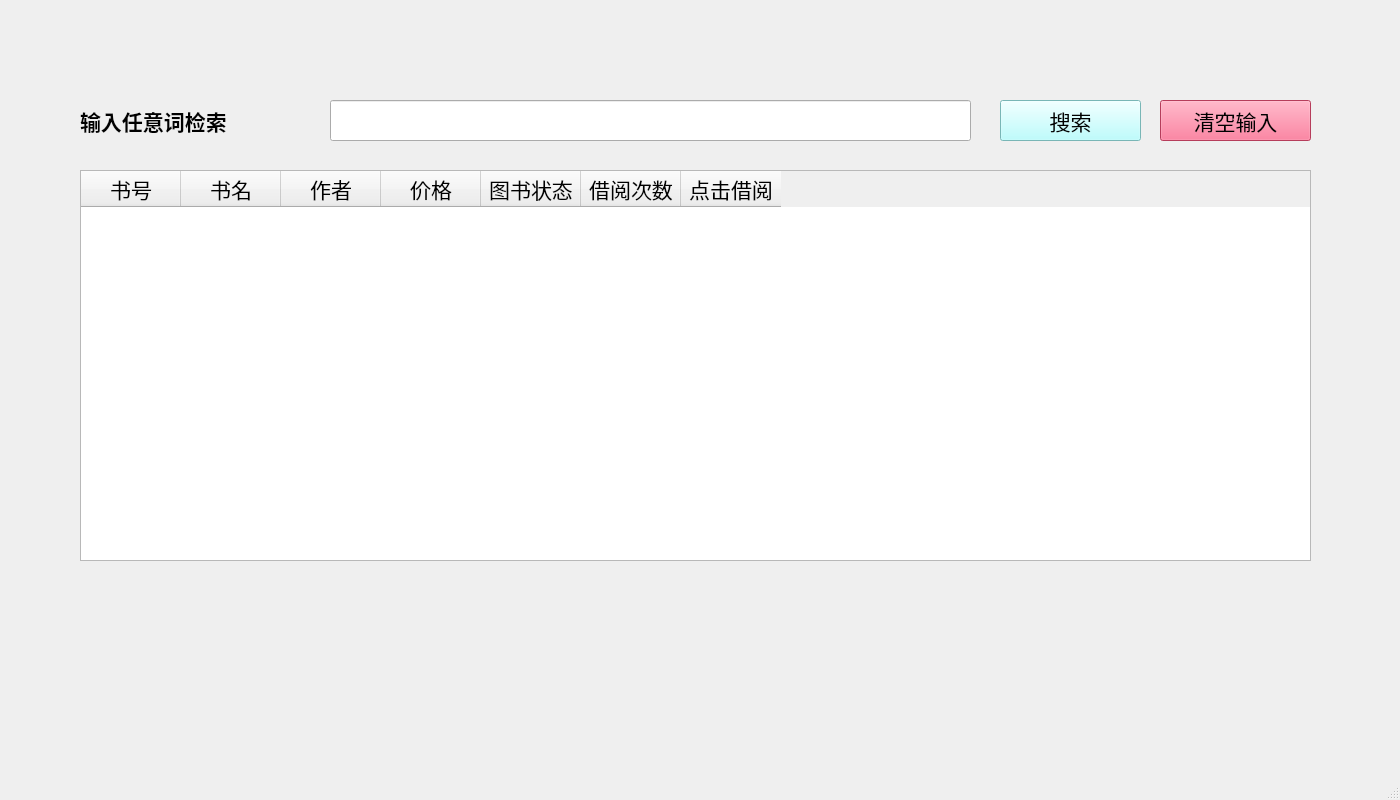
<?xml version="1.0" encoding="UTF-8"?>
<ui version="4.0">
 <class>BorrowWindow</class>
 <widget class="QMainWindow" name="BorrowWindow">
  <property name="geometry">
   <rect>
    <x>0</x>
    <y>0</y>
    <width>1400</width>
    <height>800</height>
   </rect>
  </property>
  <property name="font">
   <font>
    <family>宋体</family>
    <pointsize>16</pointsize>
   </font>
  </property>
  <property name="windowTitle">
   <string>书目检索</string>
  </property>
  <widget class="QWidget" name="centralwidget">
   <widget class="QLabel" name="label">
    <property name="geometry">
     <rect>
      <x>80</x>
      <y>100</y>
      <width>231</width>
      <height>41</height>
     </rect>
    </property>
    <property name="font">
     <font>
      <family>仿宋</family>
      <pointsize>16</pointsize>
      <weight>75</weight>
      <bold>true</bold>
     </font>
    </property>
    <property name="text">
     <string>输入任意词检索</string>
    </property>
   </widget>
   <widget class="QLineEdit" name="lineEdit">
    <property name="geometry">
     <rect>
      <x>330</x>
      <y>100</y>
      <width>641</width>
      <height>41</height>
     </rect>
    </property>
   </widget>
   <widget class="QPushButton" name="pushButton">
    <property name="geometry">
     <rect>
      <x>1000</x>
      <y>100</y>
      <width>141</width>
      <height>41</height>
     </rect>
    </property>
    <property name="font">
     <font>
      <family>宋体</family>
      <pointsize>16</pointsize>
     </font>
    </property>
    <property name="styleSheet">
     <string notr="true">background-color: rgb(170, 255, 255);
</string>
    </property>
    <property name="text">
     <string>搜索</string>
    </property>
   </widget>
   <widget class="QTableWidget" name="tableWidget">
    <property name="geometry">
     <rect>
      <x>80</x>
      <y>170</y>
      <width>1231</width>
      <height>391</height>
     </rect>
    </property>
    <column>
     <property name="text">
      <string>书号</string>
     </property>
    </column>
    <column>
     <property name="text">
      <string>书名</string>
     </property>
    </column>
    <column>
     <property name="text">
      <string>作者</string>
     </property>
    </column>
    <column>
     <property name="text">
      <string>价格</string>
     </property>
    </column>
    <column>
     <property name="text">
      <string>图书状态</string>
     </property>
    </column>
    <column>
     <property name="text">
      <string>借阅次数</string>
     </property>
    </column>
    <column>
     <property name="text">
      <string>点击借阅</string>
     </property>
     <property name="foreground">
      <brush brushstyle="NoBrush">
       <color alpha="255">
        <red>255</red>
        <green>0</green>
        <blue>0</blue>
       </color>
      </brush>
     </property>
    </column>
   </widget>
   <widget class="QPushButton" name="pushButton_2">
    <property name="geometry">
     <rect>
      <x>1160</x>
      <y>100</y>
      <width>151</width>
      <height>41</height>
     </rect>
    </property>
    <property name="font">
     <font>
      <family>宋体</family>
      <pointsize>16</pointsize>
     </font>
    </property>
    <property name="styleSheet">
     <string notr="true">background-color: rgb(255, 85, 127);
</string>
    </property>
    <property name="text">
     <string>清空输入</string>
    </property>
   </widget>
  </widget>
  <widget class="QMenuBar" name="menubar">
   <property name="geometry">
    <rect>
     <x>0</x>
     <y>0</y>
     <width>1400</width>
     <height>18</height>
    </rect>
   </property>
  </widget>
  <widget class="QStatusBar" name="statusbar"/>
 </widget>
 <resources/>
 <connections/>
</ui>
